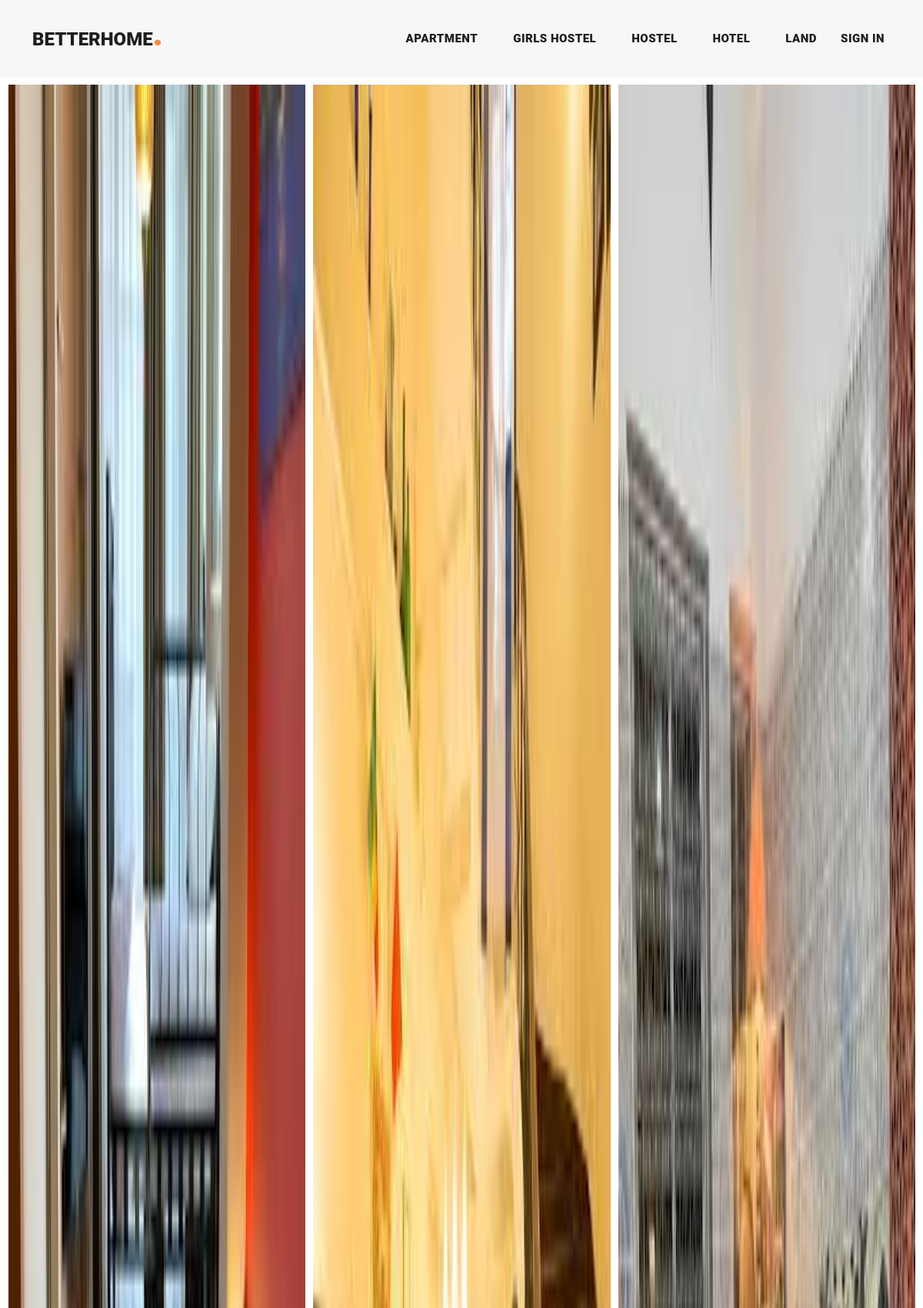
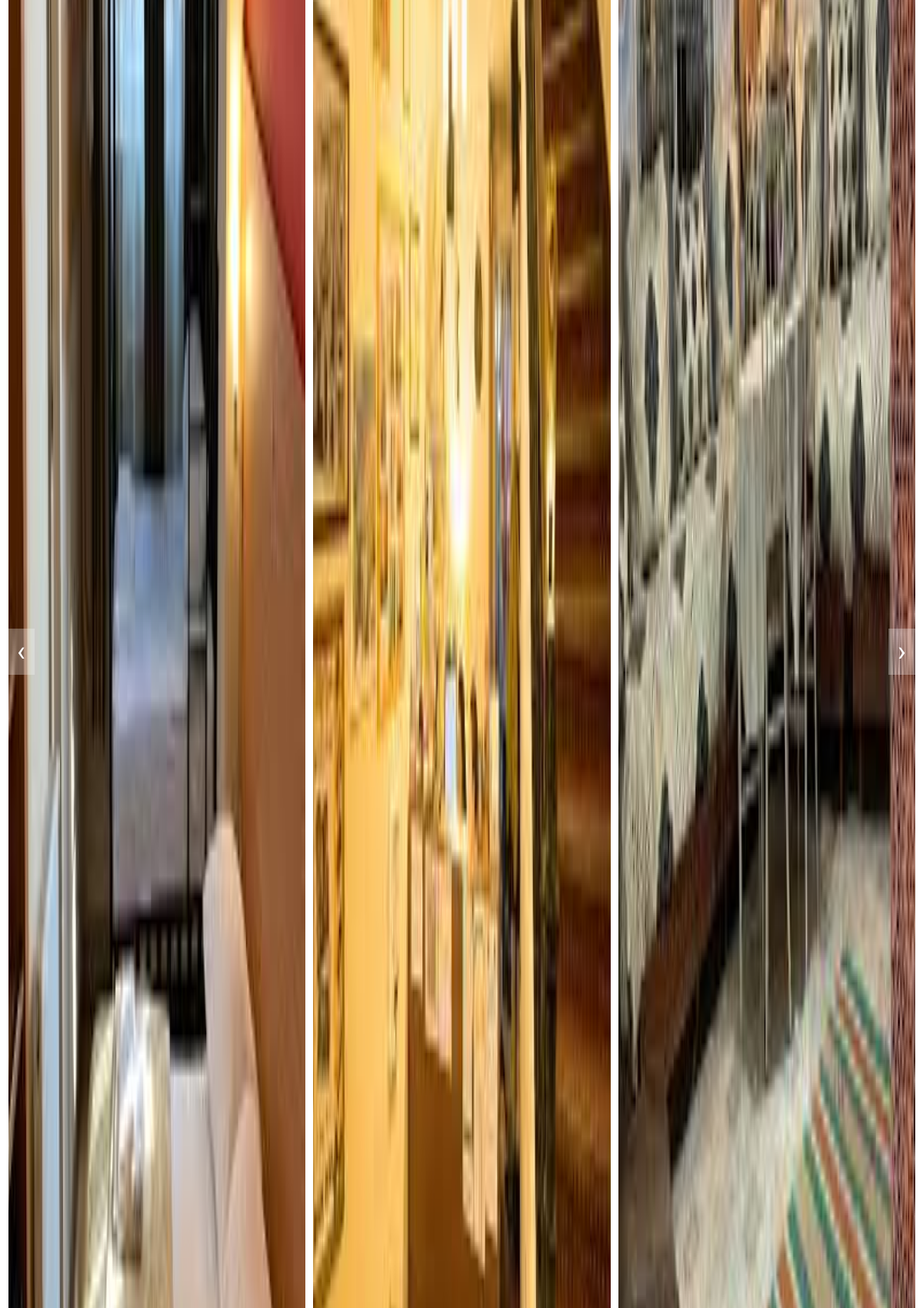
The page / (upper part) on the database its author committed (2 pictures, top to bottom).
### tables this page shows
CREATE TABLE `category` (
  `cat_id` int(255) NOT NULL,
  `cat_name` text NOT NULL,
  `cat_des` text NOT NULL,
  `ctg_author_id` int(11) NOT NULL
);

### Admin/class/function.php (called while the page is built, shortened)
<?php
    class adminBlog{
        protected function connect() {
            try{
                $username="root";
                $password="";
                $dbh=new PDO('mysql:host=localhost;dbname=house_renting',$username,$password);
                return $dbh;
            }
            catch(PDOException $e){
                print "Error!: ".$e->getMessage()."<br>";
                die();
            }
        }
        public function display_category(){
            $stmt=$this->connect()->prepare("SELECT * FROM category ORDER BY cat_name;");
            if( ( !$stmt->execute(array()) ) || ($stmt->rowCount() == 0) ){
                $stmt=null;
                exit();
            }
            $category =$stmt->fetchAll(PDO::FETCH_ASSOC);
            return $category;
        }
    }
?>

### includes/header.php (shortened to what this page needs)
<header class="">
    <nav class="navbar navbar-expand-lg">
    <div class="container">
        <a class="navbar-brand" href="index.php"><h2>BetterHome<em>.</em></h2></a>
        <div class="collapse navbar-collapse" id="navbarResponsive">
        <ul class="navbar-nav ml-auto">
        <?php foreach($getcat as $category){
            if(isset($_GET['status'])){
                if($_GET['status']=='filterctg' and $_GET['ctg']==$category['cat_name']){
                    echo '<li class="nav-item active">';
                }
                else{
                    echo '<li class="nav-item">';
                }
            }
            else{
                echo '<li class="nav-item">';
            }
            ?>
            <a class="nav-link" href="index.php?status=filterctg&&ctg=<?php echo $category['cat_name']; ?>&&cat_id=<?php echo $category['cat_id']; ?>">
                <?php echo $category['cat_name']; ?>
            </a>
            </li>
        <?php } ?>
            <li>
            <a class="nav-link" href="Admin/index.php">Sign In</a>
            </li>
        </ul>
        </div>
    </div>
    </nav>
</header>

### assets/css/templatemo-stand-blog.css (style rules this page uses)
body { font-family: 'Roboto', sans-serif; overflow-x: hidden; text-rendering: optimizeLegibility; -webkit-font-smoothing: antialiased; -moz-osx-font-smoothing: grayscale; }
a { text-decoration: none!important; }
ul { padding: 0; margin: 0; list-style: none; }
h1,h2,h3,h4,h5,h6 { margin: 0px; }
header { position: absolute; z-index: 99999; width: 100%; height: 100px; background-color: #f7f7f7; -webkit-transition: all 0.3s ease-in-out 0s; -moz-transition: all 0.3s ease-in-out 0s; -o-transition: all 0.3s ease-in-out 0s; transition: all 0.3s ease-in-out 0s; }
header .navbar { padding: 25px 0px; }
.navbar .navbar-brand { float: left; margin-top: -12px; outline: none; }
.navbar .navbar-brand h2 { color: #1e1e1e; text-transform: uppercase; font-size: 24px; font-weight: 900; -webkit-transition: all .3s ease 0s; -moz-transition: all .3s ease 0s; -o-transition: all .3s ease 0s; transition: all .3s ease 0s; }
.navbar .navbar-brand h2 em { font-size: 44px; font-style: normal; color: #f48840; }
#navbarResponsive { z-index: 999; }
.navbar-collapse { text-align: center; }
.navbar .navbar-nav .nav-item { margin: 0px 15px; }
.navbar .navbar-nav a.nav-link { text-transform: capitalize; font-size: 15px; font-weight: 800; text-transform: uppercase; letter-spacing: 0.5px; color: #1e1e1e; transition: all 0.3s; }

### rows shown on the page
category: cat_name "APARTMENT"
category: cat_name "GIRLS HOSTEL"
category: cat_name "HOSTEL"
category: cat_name "HOTEL"
category: cat_name "LAND"
